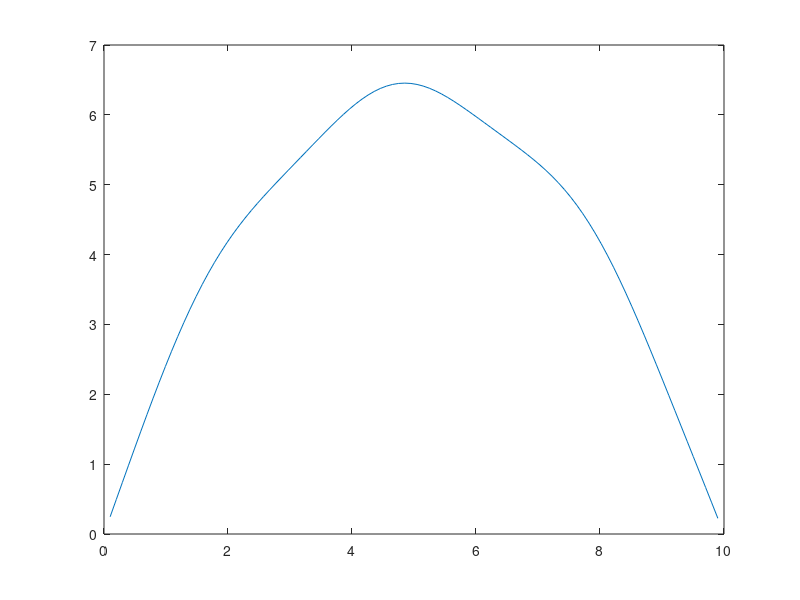

Here is the MATLAB script that generated this plot:
disp("f(x)=(sin(x))^2; -u''(x)=f(x), 0<x<L; u(0)=u(L)=0");

L = 10;
N = 100;
h = L/(N+1);
M = 2*diag(ones(N,1),0) - diag(ones(N-1,1),1) - diag(ones(N-1,1),-1);
M = M/h^2;
X = [h:h:L-h]'; # debut:plus:fin, prime -> transpose
F = (sin(X)).^2;
# MU=F => U=F/M <- resulution de sys lineaire
U = M\F;
plot(X,U)